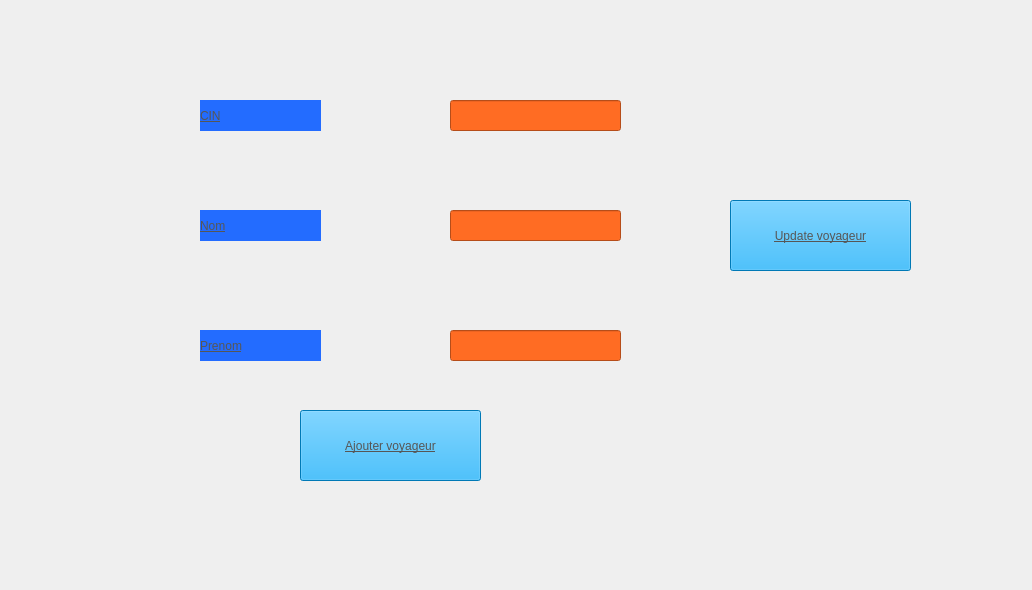
    <widget class="QWidget" name="tab_9">
     <attribute name="title">
      <string>Ajouter voyageur</string>
     </attribute>
     <widget class="QLabel" name="label_9">
      <property name="geometry">
       <rect>
        <x>200</x>
        <y>100</y>
        <width>121</width>
        <height>31</height>
       </rect>
      </property>
      <property name="styleSheet">
       <string notr="true">background-color: rgb(35, 108, 255);

color: rgb(86, 86, 86);
font: 700 italic 12pt &quot;Segoe UI&quot;;
text-decoration: underline;</string>
      </property>
      <property name="text">
       <string>CIN</string>
      </property>
     </widget>
     <widget class="QLabel" name="label_10">
      <property name="geometry">
       <rect>
        <x>200</x>
        <y>210</y>
        <width>121</width>
        <height>31</height>
       </rect>
      </property>
      <property name="styleSheet">
       <string notr="true">background-color: rgb(35, 108, 255);

color: rgb(86, 86, 86);
font: 700 italic 12pt &quot;Segoe UI&quot;;
text-decoration: underline;</string>
      </property>
      <property name="text">
       <string>Nom</string>
      </property>
     </widget>
     <widget class="QLabel" name="label_11">
      <property name="geometry">
       <rect>
        <x>200</x>
        <y>330</y>
        <width>121</width>
        <height>31</height>
       </rect>
      </property>
      <property name="styleSheet">
       <string notr="true">background-color: rgb(35, 108, 255);

color: rgb(86, 86, 86);
font: 700 italic 12pt &quot;Segoe UI&quot;;
text-decoration: underline;</string>
      </property>
      <property name="text">
       <string>Prenom</string>
      </property>
     </widget>
     <widget class="QLineEdit" name="le_cin">
      <property name="geometry">
       <rect>
        <x>450</x>
        <y>100</y>
        <width>171</width>
        <height>31</height>
       </rect>
      </property>
      <property name="styleSheet">
       <string notr="true">background-color: rgb(255, 108, 35);</string>
      </property>
     </widget>
     <widget class="QLineEdit" name="le_nom1">
      <property name="geometry">
       <rect>
        <x>450</x>
        <y>210</y>
        <width>171</width>
        <height>31</height>
       </rect>
      </property>
      <property name="styleSheet">
       <string notr="true">background-color: rgb(255, 108, 35);</string>
      </property>
     </widget>
     <widget class="QLineEdit" name="le_prenom1">
      <property name="geometry">
       <rect>
        <x>450</x>
        <y>330</y>
        <width>171</width>
        <height>31</height>
       </rect>
      </property>
      <property name="styleSheet">
       <string notr="true">background-color: rgb(255, 108, 35);</string>
      </property>
     </widget>
     <widget class="QPushButton" name="pb_ajouter_voyageur">
      <property name="geometry">
       <rect>
        <x>300</x>
        <y>410</y>
        <width>181</width>
        <height>71</height>
       </rect>
      </property>
      <property name="styleSheet">
       <string notr="true">background-color: rgb(0, 170, 255);


color: rgb(86, 86, 86);

font: 700 italic 12pt &quot;Segoe UI&quot;;
text-decoration: underline;
</string>
      </property>
      <property name="text">
       <string>Ajouter voyageur</string>
      </property>
     </widget>
     <widget class="QPushButton" name="pb_modifier_voyageur">
      <property name="geometry">
       <rect>
        <x>730</x>
        <y>200</y>
        <width>181</width>
        <height>71</height>
       </rect>
      </property>
      <property name="styleSheet">
       <string notr="true">background-color: rgb(0, 170, 255);


color: rgb(86, 86, 86);

font: 700 italic 12pt &quot;Segoe UI&quot;;
text-decoration: underline;
</string>
      </property>
      <property name="text">
       <string>Update voyageur</string>
      </property>
     </widget>
     <widget class="QLabel" name="label_pic6">
      <property name="geometry">
       <rect>
        <x>2</x>
        <y>-71</y>
        <width>1021</width>
        <height>581</height>
       </rect>
      </property>
      <property name="text">
       <string/>
      </property>
     </widget>
     <zorder>label_pic6</zorder>
     <zorder>label_9</zorder>
     <zorder>label_10</zorder>
     <zorder>label_11</zorder>
     <zorder>le_cin</zorder>
     <zorder>le_nom1</zorder>
     <zorder>le_prenom1</zorder>
     <zorder>pb_ajouter_voyageur</zorder>
     <zorder>pb_modifier_voyageur</zorder>
    </widget>
